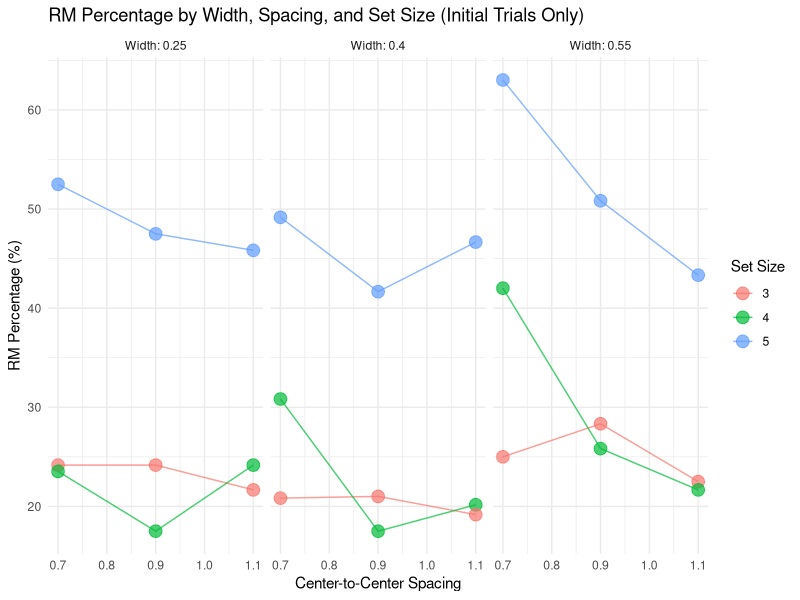

This figure's R source:
library(tidyverse)
library(ggplot2)

# Load all initial trials
df <- read_csv("data/processed.csv") %>%
  filter(trial_type == "initial")

# Calculate RM percentage for each width/spacing/set size combination
strongest_conditions <- df %>%
  group_by(correct_width, correct_space, correct_num) %>%
  summarise(
    total_trials = n(),
    rm_trials = sum(number_deviation == -1, na.rm = TRUE),
    rm_percentage = (rm_trials / total_trials) * 100,
    .groups = "drop"
  ) %>%
  arrange(desc(rm_percentage))

print("Strongest RM conditions by percentage (initial trials only):")
print(strongest_conditions)

# Plot RM percentage by width, spacing, and set size
ggplot(strongest_conditions, aes(x = correct_space, y = rm_percentage, color = factor(correct_num))) +
  geom_line(alpha = 0.7) +
  geom_point(size = 4, alpha = 0.7) +
  facet_wrap(~ paste("Width:", correct_width)) +
  labs(
    title = "RM Percentage by Width, Spacing, and Set Size (Initial Trials Only)",
    x = "Center-to-Center Spacing", 
    y = "RM Percentage (%)",
    color = "Set Size",
    size = "Total Trials"
  ) +
  theme_minimal()
